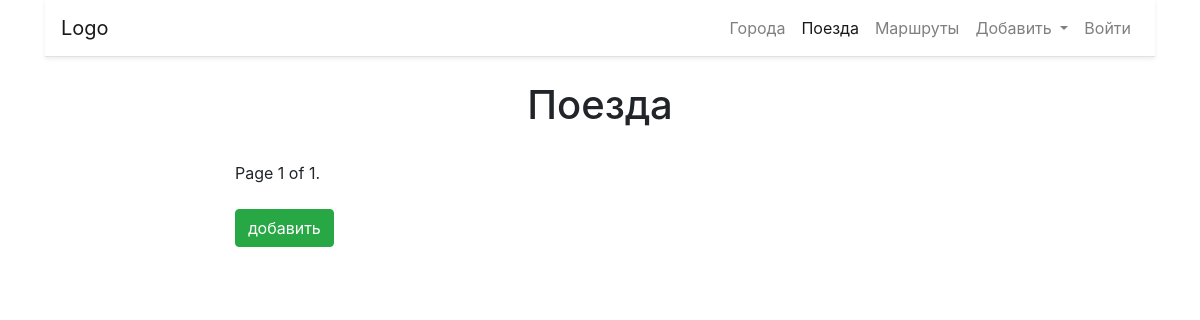
The app's page /trains/, older data.
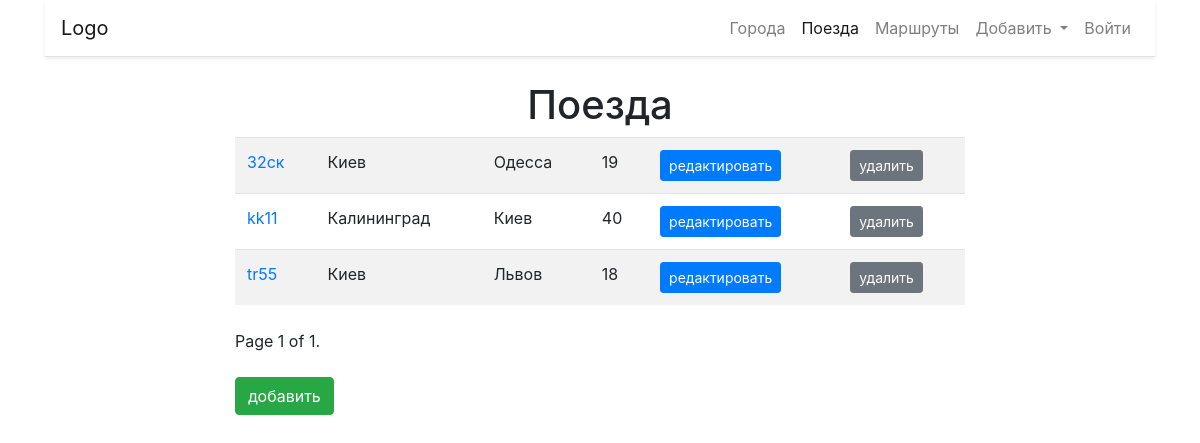
The same page, newer data.
### trains/models.py (models this page shows, shortened)
class Train(models.Model):
    name = models.CharField(max_length=100, unique=True, verbose_name='Номер поезда')
    from_city = models.ForeignKey(City, on_delete=models.CASCADE,
        verbose_name='Откуда', related_name='from_city')
    to_city = models.ForeignKey(City, on_delete=models.CASCADE,
        verbose_name='Куда', related_name='to_city')
    travel_time = models.IntegerField(verbose_name='Время в пути')
    class Meta:
        verbose_name = 'Поезд'
        verbose_name_plural = 'Поезда'
        ordering = ['name']

### cities/models.py (models this page shows)
class City(models.Model):
    name = models.CharField(max_length=100, unique=True, verbose_name='Город (один)')
    def __str__(self):
        return self.name
    class Meta:
        verbose_name = 'Город'
        verbose_name_plural = 'Города'
        ordering = ['name']

### trains/views.py (the view)
# urls.py: path('', home, name='home'),
def home(request):
    trains = Train.objects.all() #получить все записи
    paginator = Paginator(trains, 5)
    page = request.GET.get('page')
    trains = paginator.get_page(page)
    return render(request, 'trains/home.html', {'objects_list': trains})

### trains/templates/trains/home.html (shortened to what this page needs)
{% extends "boot4.html" %}
{% block content %}
    <h1 class="text-center">Поезда</h1>
    <div class="row">
        <div class="col-md-8 mx-auto">
            <table class="table table-striped">
                {% for object in objects_list %}
                    <tr>
                        <td><a href='{% url "train:detail" pk=object.pk %}'>{{object.name}}</a></td>
                        <td>{{object.from_city}}</td>
                        <td>{{object.to_city}}</td>
                        <td>{{object.travel_time}}</td>
                        <td><a href='{% url "train:update" pk=object.pk %}'>
                            <button type="button" class="btn btn-primary btn-sm">редактировать</button>
                        </a></td>
                        <td><a href='{% url "train:delete" pk=object.pk %}'>
                                <button type="button" class="btn btn-secondary btn-sm">удалить</button>
                        </a></td>
                    </tr>
                {% endfor %}
            </table>
            <div class="pagination my-4">
                <span class="step-links">
                    <span class="current">
                        Page {{ objects_list.number }} of {{ objects_list.paginator.num_pages }}.
                    </span>
                </span>
            </div>
            <a href='{% url "train:add" %}'>
                <button type="button" class="btn btn-success">добавить</button>
            </a>
        </div>
    </div>
{% endblock %}

Row changes from the older to the newer data that the page shows:
added Train: name "32ск", from_city "Киев", to_city "Одесса", travel_time "19"
added Train: name "kk11", from_city "Калининград", to_city "Киев", travel_time "40"
added Train: name "tr55", from_city "Киев", to_city "Львов", travel_time "18"
